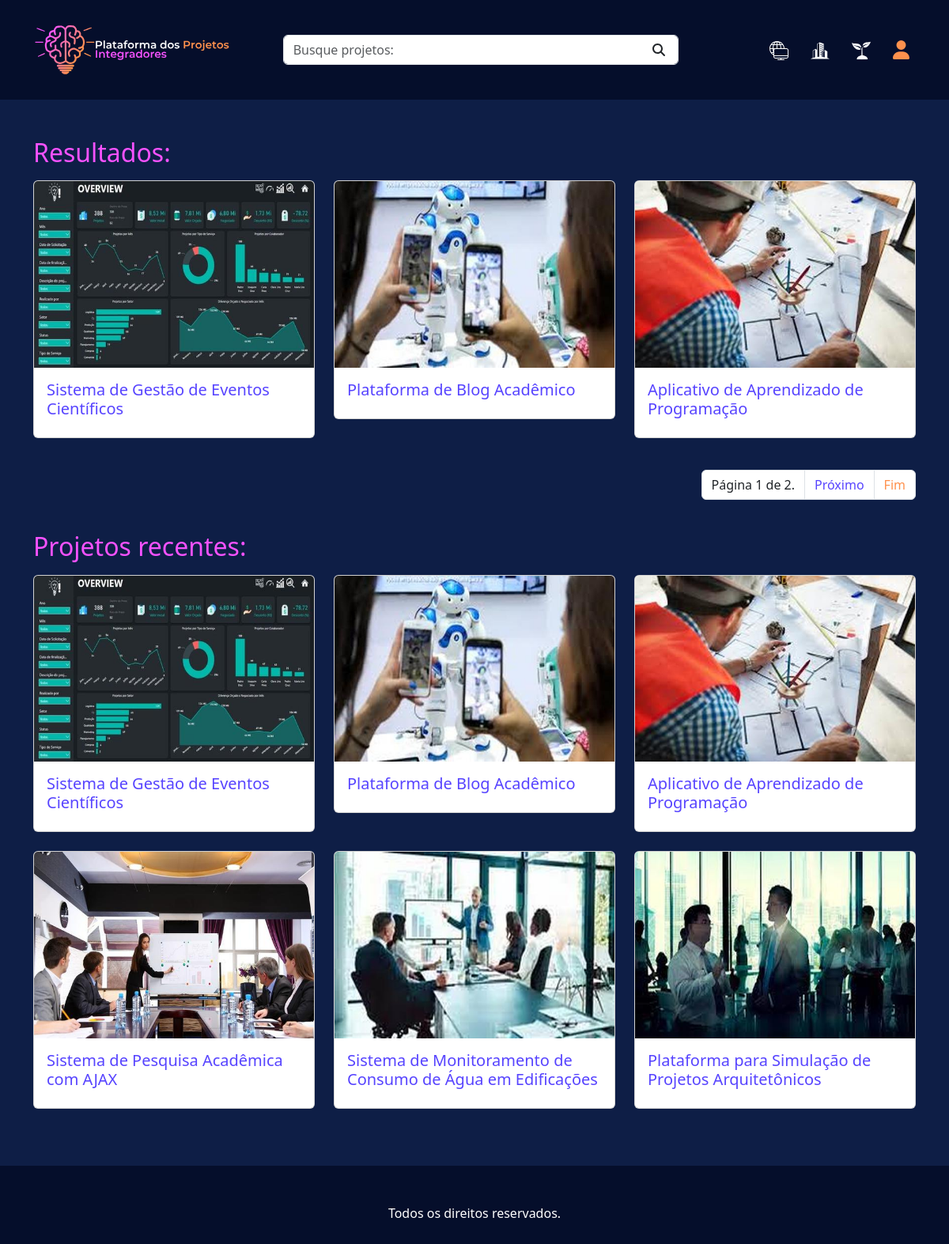
The page /pesquisar/ on the database its author committed.
### users/models.py (models this page shows, shortened)
class Curso(models.Model):
    titulo = models.CharField(max_length=50)
    logo = models.FileField(blank=True)

### ppi/models.py (models this page shows, shortened)
class Projeto(models.Model):
    titulo = models.CharField(max_length=80)
    resumo = models.TextField(max_length=2000)
    objetivo = models.TextField(max_length=2000)
    capa = models.ImageField('media/')
    pdf = models.FileField(blank=True, null=True)
    palavras_chave = models.CharField(max_length=200, blank=True, null=True)
    curso = models.ForeignKey(Curso,on_delete=models.CASCADE, related_name="projetos")
    orientados = models.ManyToManyField(Profile, related_name="projetos_orientados", blank=True)
    orientadores = models.ManyToManyField(Profile, related_name="projetos_orientadores", blank=True)
    criado_em = models.DateTimeField(auto_now_add=True,null=True)

### ppi/views.py (the view)
# urls.py: path("pesquisar/", views.pesquisar, name = "pesquisar"),
def pesquisar(request):
    query = request.GET.get('q','')
    resultados_titulo = Projeto.objects.filter(titulo__icontains=query)
    resultados_objetivo = Projeto.objects.filter(objetivo__icontains=query)
    resultados_resumo = Projeto.objects.filter(resumo__icontains=query)
    resultados = resultados_titulo | resultados_resumo | resultados_objetivo
    paginator = Paginator(resultados, 3)
    numero_da_pagina = request.GET.get('pagina')
    resultados_paginados = paginator.get_page(numero_da_pagina)
    projetos_novos = Projeto.objects.all().order_by("criado_em")[:6]
    context = {
        'projetos' : resultados_paginados,
        'projetos_novos' : projetos_novos,
        'query' : query,
    }
    return render(request, 'pesquisar.html', context)

### ppi/context_processors.py (called while the page is built)
def cursos(request):
    return {
        "cursos" : Curso.objects.all,
    }

### ppi/templates/pesquisar.html (shortened to what this page needs)
{% extends 'base.html' %}
{% load static %}
{% block conteudo %}
  <div class="container-fluid blueback">
    <section class="container py-5">
      <h2 class="roxinho mb-3">Resultados:</h2>
      <div class="row mb-2">
        {% for projeto in projetos %}
          <div class="col-md-4 mb-4">
            <a class="text-decoration-none" href="{% url 'post' projeto.id %}">
              <div class="card">
                <img src="{{ projeto.capa.url }}" alt="{{ projeto.titulo }}" class="card-img-top" />
                <div class="card-body">
                  <h5 class="card-title roxinho2">{{ projeto.titulo }}</h5>
                </div>
              </div>
            </a>
          </div>
        {% empty %}
          <h4 class="laranja text-center">Nenhum projeto encotrado.</h4>
        {% endfor %}
        {% include 'paginacao.html' %}
      </div>
      <h2 class="roxinho mb-3">Projetos recentes:</h2>
      <div class="row">
        {% for projeto in projetos_novos %}
          <div class="col-md-4 mb-4">
            <a href="{% url 'post' projeto.id %}" class="text-decoration-none">
              <div class="card">
                <img src="{{ projeto.capa.url }}" alt="{{ projeto.titulo }}" class="card-img-top" />
                <div class="card-body">
                  <h5 class="card-title roxinho2">{{ projeto.titulo }}</h5>
                </div>
              </div>
            </a>
          </div>
        {% empty %}
          <h4 class="laranja text-center">Nenhum projeto encotrado.</h4>
        {% endfor %}
      </div>
    </section>
  </div>
{% endblock %}

### ppi/templates/base.html (shortened to what this page needs)
{% load static %}
<!DOCTYPE html>
<html lang="pt-br">
  <head>
    <link href="https://cdn.jsdelivr.net/npm/bootstrap@5.3.3/dist/css/bootstrap.min.css" rel="stylesheet" />
    <link rel="stylesheet" href="{% static 'style.css' %}"/>
  </head>
  <body class="fundo-bd">
    {% include 'navbar.html' %}
    {% block conteudo %}
    {% endblock %}
    <footer class="py-5 text-center text-white">Todos os direitos reservados.</footer>
  </body>
</html>

### ppi/templates/navbar.html (shortened to what this page needs)
{% load static %}
<nav class="navbar main-header navbar-expand-lg fundo-bd border border-0">
  <div class="container custom-container">
    {% if request.path == '/perfil/' or request.path == '/painel/' %}
      <a class="nav-link ms-3" data-widget="pushmenu" role="button"><i class="fas fa-bars text-white"></i></a>
    {% else %}
      <a class="navbar-brand" href="{% url 'index' %}"><img src="{% static 'imgs/logotopo.svg' %}" alt="Logo" style="max-height: 100px;" /></a>
    {% endif %}
    <div class="collapse navbar-collapse d-none d-lg-flex justify-content-between">
      <form method="GET" action="{% url 'pesquisar' %}" class="d-flex mx-auto {% if request.path == '/perfil/' or request.path == '/painel/' %}d-none{% endif %}">
        <div class="position-relative" style="width: 500px;">
          <input type="text" name="q" class="form-control pe-5" placeholder="Busque projetos:" value="{{ query }}" />
          <button type="submit" class="btn btn-link p-0 position-absolute top-50 end-0 translate-middle-y me-3"><i class="fas fa-search text-dark"></i></button>
        </div>
      </form>
      <ul class="navbar-nav ms-auto d-flex align-items-center">
        {% if cursos %}
          {% for curso in cursos %}
            <li class="nav-tem ms-2">
              <a href="{% url 'projetos' curso.id %}" class="text-decoration-none text-center text-white m-2">
                {% if curso.logo %}
                  <img src="{{ curso.logo.url }}" class="me-1" style="max-width: 1.5rem;" alt="{{ curso.titulo }}" />
                {% endif %}
              </a>
            </li>
          {% endfor %}
        {% endif %}
        {% if user.is_authenticated %}
          <li class="nav-item ms-2">
            <a class="nav-link" href="{% url 'verperfil' %}"><i class="fa-solid fa-user fa-xl laranja"></i></a>
          </li>
          {% if perms.ppi.add_projeto %}
            <li class="nav-item ms-2">
              <a class="nav-link" href="{% url 'form_post' %}"><i class="fa-solid fa-plus fa-xl text-white"></i></a>
            </li>
          {% endif %}
        {% else %}
          <li class="nav-item ms-2">
            <a class="nav-link" href="{% url 'login' %}"><i class="fa-solid fa-user fa-xl laranja"></i></a>
          </li>
        {% endif %}
      </ul>
    </div>
  </div>
</nav>

### ppi/templates/paginacao.html (shortened to what this page needs)
<div class="py-3">
    <ul class="pagination d-flex justify-content-end">
      <li class="page-item">
        <a class="page-link text-dark">Página {{ projetos.number }} de {{ projetos.paginator.num_pages }}.</a>
      </li>
      {% if projetos.has_next %}
        <li class="page-item">
          <a class="page-link roxinho2" href="?pagina={{ projetos.next_page_number }}">Próximo</a>
        </li>
        <li class="page-item">
          <a class="page-link laranja" href="?pagina={{ projetos.paginator.num_pages }}">Fim</a>
        </li>
      {% endif %}
    </ul>
  </div>

### ppi/static/style.css (style rules this page uses)
.roxinho { color: rgb(246, 82, 255); }
.roxinho2 { color: rgb(87, 68, 255); }
.laranja { color: rgb(255, 145, 77); }
.blueback { background-color: rgb(14, 30, 70); }
.custom-container { max-width: 95vw; width: 100%; }
input::placeholder, textarea::placeholder { color: #ffffff; }
input, textarea, select { border: none; }
.fundo-bd { background-color: rgb(5, 14, 43); }

### rows shown on the page
Curso: logo (picture)
Curso: logo (picture)
Curso: logo (picture)
Projeto: capa (picture), titulo "Sistema de Gestão de Eventos Científicos"
Projeto: capa (picture), titulo "Plataforma de Blog Acadêmico"
Projeto: capa (picture), titulo "Aplicativo de Aprendizado de Programação"
Projeto: capa (picture), titulo "Sistema de Pesquisa Acadêmica com AJAX"
Projeto: capa (picture), titulo "Sistema de Monitoramento de Consumo de Água em Edificações"
Projeto: capa (picture), titulo "Plataforma para Simulação de Projetos Arquitetônicos"

### other values the page prints
{{ projetos.number }} "1"
{{ projetos.paginator.num_pages }} "2"
